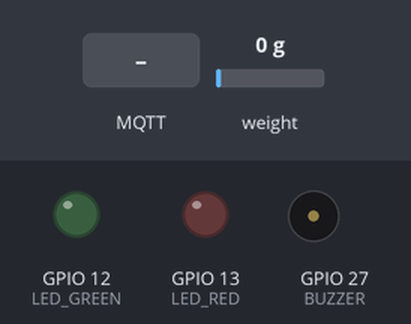
Recording of a sketch running on a simulated ESP32. Parts: output pins drawn as LEDs (lit = HIGH), buzzer (waves = sounding, pin HIGH). The test bench sets the inputs (shaded band); at power-on: weight on the scale 0 g. WiFi joins after 1.5 s; servers stay silent unless stated; the local clock reads 2024-03-15 10:24:30 at power-on unless the sketch sets it; EEPROM starts erased; no MQTT or app messages arrive unless stated; what the sketch prints to the serial monitor is not drawn.

Above: at 4.3 s.
4.4 s: weight on the scale set to 8 g
At 6.0 s:
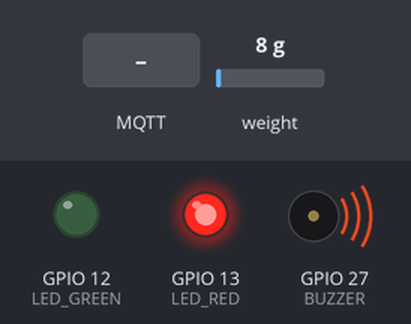
6.3 s: weight on the scale set to 11 g
At 7.3 s:
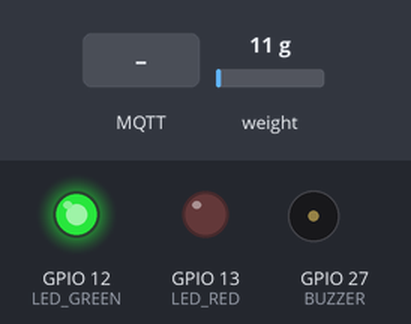
9.7 s: MQTT message "OFF" arrives on the first subscribed topic
At 10.6 s:
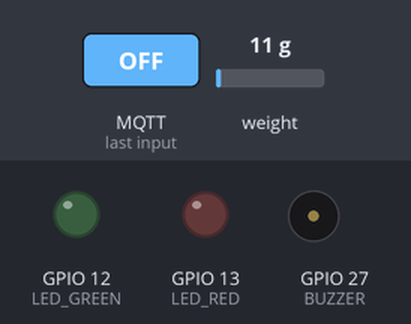
Timing chart, 0 to 12.7 s (numbered marks = the images above; inputs shaded):
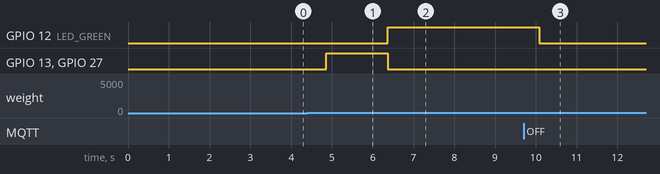

The sketch:

sketch_apr16a.ino
```cpp
// File chính: Nơi chứa hàm setup() và loop(), quản lý phần cứng (Loadcell HX711, LED, Còi) và logic điều phối trung tâm.

#define BLYNK_TEMPLATE_ID "TMPL6TqH7uSOy"
#define BLYNK_TEMPLATE_NAME "Anti Theft Scale"
#define BLYNK_AUTH_TOKEN "PUTUmi6KlFt1qXsqwbeurgzBAx_ZU7Lu"

#include <WiFi.h>
#include <BlynkSimpleEsp32.h>
#include "HX711.h"
#include "MqttControl.h"
#include "ScheduleControl.h"
#include "LogControl.h"
#include "TelegramControl.h" // Khai báo module Telegram

// --- KHỞI TẠO TERMINAL Ở FILE CHÍNH ---
WidgetTerminal terminal(V2);

// --- HÀM TRUNG GIAN (WRAPPER) ĐỂ CÁC FILE KHÁC GỌI KÉ BLYNK ---
void blynk_log_event(String event, String msg) {
  Blynk.logEvent(event.c_str(), msg.c_str());
}

void blynk_terminal_print(String msg) {
  terminal.println(msg);
  terminal.flush();
}

const int LED_RED = 13, LED_GREEN = 12, BUZZER = 27;
const int LOADCELL_DOUT_PIN = 4, LOADCELL_SCK_PIN = 5;

HX711 scale;
float calibration_factor = -231.15;
float threshold_weight = 10.0;

bool isSystemArmed = true;
bool isAlertActive = false;
unsigned long lastObjectDetectedTime = 0;
const unsigned long delayTime = 2000;

char ssid[] = "VNPT DONG HOANG";
char pass[] = "Nhaproima";

void setup() {
  pinMode(LED_RED, OUTPUT); pinMode(LED_GREEN, OUTPUT); pinMode(BUZZER, OUTPUT);
  Serial.begin(115200);

  Blynk.begin(BLYNK_AUTH_TOKEN, ssid, pass);
  scale.begin(LOADCELL_DOUT_PIN, LOADCELL_SCK_PIN);
  scale.set_scale(calibration_factor);
  scale.tare();

  setupMQTT();
  setupNTP();
  setupTelegram();

  lastObjectDetectedTime = millis();
  Serial.println("He thong san sang!");

  sendTelegramMessage("✅ Hệ thống cân chống trộm ESP32 đã khởi động và kết nối mạng thành công!");
}

void loop() {
  Blynk.run();
  handleMQTT();
  handleSchedule();

  if (isSystemArmed) {
    if (scale.is_ready()) {
      float weight = scale.get_units(5);
      if (weight >= threshold_weight) {
        lastObjectDetectedTime = millis();
        if (isAlertActive) stopAlert();
        else { digitalWrite(LED_GREEN, HIGH); digitalWrite(LED_RED, LOW); }
      } else {
        if (millis() - lastObjectDetectedTime > delayTime) {
          if (!isAlertActive) startAlert();
        }
      }
    }
  } else {
    if (isAlertActive) stopAlert();
    digitalWrite(LED_GREEN, LOW); digitalWrite(LED_RED, LOW);
  }
  delay(100);
}

void startAlert() {
  isAlertActive = true;
  digitalWrite(LED_GREEN, LOW); digitalWrite(LED_RED, HIGH); digitalWrite(BUZZER, HIGH);
  Blynk.virtualWrite(V1, "BỊ TRỘM!");

  sendAlertLog("thief_alert", "Vật đã bị lấy khỏi cân!");
}

void stopAlert() {
  isAlertActive = false;
  digitalWrite(BUZZER, LOW); digitalWrite(LED_RED, LOW); digitalWrite(LED_GREEN, HIGH);
  Blynk.virtualWrite(V1, "An toàn");

  sendSystemLog("Hệ thống đã về trạng thái An toàn.");
}

void armSystem(bool arm) {
  isSystemArmed = arm;
  lastObjectDetectedTime = millis();
  if (!arm && isAlertActive) stopAlert();
  publishStatus();

  sendSystemLog(arm ? "Hệ thống BẬT" : "Hệ thống TẮT");
}
```

LogControl.cpp
```cpp
// File thực thi (Source): Chứa code định dạng thời gian và đẩy log lên Serial Monitor cùng Blynk Terminal.

#include "LogControl.h"
#include <time.h>
#include "TelegramControl.h" // Thêm module Telegram
#include <WiFi.h>

String getCurrentTimeStr() {
  struct tm ti;
  if (!getLocalTime(&ti)) {
    return String(millis() / 1000) + "s";
  }
  char timeBuff[50];
  strftime(timeBuff, sizeof(timeBuff), "%H:%M:%S %d/%m/%Y", &ti);
  return String(timeBuff);
}

void sendSystemLog(String message) {
  String timeStamp = "[" + getCurrentTimeStr() + "] ";
  String fullMessage = timeStamp + message;

  // Gọi hàm wrapper thay vì gọi terminal.println
  blynk_terminal_print(fullMessage);
  Serial.println("LOG: " + fullMessage);
}

void sendAlertLog(String eventName, String message) {
  // 1. Báo qua Blynk Push Notification bằng hàm wrapper
  blynk_log_event(eventName, message);

  // 2. Ghi log Terminal
  sendSystemLog("CẢNH BÁO: " + message);

  // 3. BÁO QUA TELEGRAM
  String telegramMsg = "🚨 CẢNH BÁO CHỐNG TRỘM 🚨\n" + message + "\nLúc: " + getCurrentTimeStr();
  sendTelegramMessage(telegramMsg);
}
```

LogControl.h
```cpp
// File khai báo (Header): Chứa các nguyên mẫu hàm ghi chú lịch sử hoạt động và cảnh báo của hệ thống.

#ifndef LOG_CONTROL_H
#define LOG_CONTROL_H

#include <Arduino.h>
#include <WiFi.h>

// --- BÁO CHO TRÌNH BIÊN DỊCH BIẾT CÁC HÀM NÀY NẰM Ở FILE .INO ---
extern void blynk_log_event(String event, String msg);
extern void blynk_terminal_print(String msg);

// Hàm ghi log thông thường lên Terminal (chân V2)
void sendSystemLog(String message);

// Hàm ghi log cảnh báo (Gửi Push Notification + Ghi lên Terminal)
void sendAlertLog(String eventName, String message);

#endif
```

MqttControl.cpp
```cpp
#include "MqttControl.h"
#include "ScheduleControl.h"
#include "LogControl.h"
#include <WiFi.h>
#include <Arduino.h>

extern bool isSystemArmed;
extern void armSystem(bool arm);

const char* mqtt_server = "broker.hivemq.com";
WiFiClient espClient;
PubSubClient mqttClient(espClient);

void publishStatus() {
  if (mqttClient.connected()) {
    mqttClient.publish("chongtrom/status", isSystemArmed ? "ON" : "OFF");
  }
}

void callback(char* topic, byte* payload, unsigned int length) {
  String msg;
  for (int i = 0; i < length; i++) msg += (char)payload[i];

  if (msg == "ON") {
    armSystem(true);
    sendSystemLog("Nhận lệnh MQTT: BẬT hệ thống");
  }
  else if (msg == "OFF") {
    armSystem(false);
    sendSystemLog("Nhận lệnh MQTT: TẮT hệ thống");
  }
  else if (msg == "SCH_ON") toggleSchedule(true);
  else if (msg == "SCH_OFF") toggleSchedule(false);
  else if (msg.startsWith("SET_TIME:")) setAlarmTime(msg.substring(9));
}

void setupMQTT() {
  mqttClient.setServer(mqtt_server, 1883);
  mqttClient.setCallback(callback);
}

void handleMQTT() {
  if (!mqttClient.connected()) {
    if (mqttClient.connect("ESP32_AntiTheft_Client")) {
      mqttClient.subscribe("chongtrom/control");
      publishStatus();
    }
  }
  mqttClient.loop();
}
```

MqttControl.h
```cpp
// File khai báo (Header): Chứa các nguyên mẫu hàm cấu hình và xử lý sự kiện giao tiếp MQTT.

#ifndef MQTT_CONTROL_H
#define MQTT_CONTROL_H

#include <PubSubClient.h>

void setupMQTT();
void handleMQTT();
void publishStatus(); // Khai báo để Web đồng bộ

#endif
```

ScheduleControl.cpp
```cpp
#include "ScheduleControl.h"
#include "MqttControl.h"
#include <time.h>
#include <Preferences.h>
#include <Arduino.h>
#include "LogControl.h"

extern void armSystem(bool arm);
Preferences prefs;
bool isScheduleActive = false;
int schH = -1, schM = -1;
bool triggered = false;

void setupNTP() {
  configTime(7 * 3600, 0, "pool.ntp.org", "time.google.com");

  prefs.begin("alarm", false);
  isScheduleActive = prefs.getBool("active", false);
  schH = prefs.getInt("h", 0);
  schM = prefs.getInt("m", 0);
  prefs.end();

  isScheduleActive = true; // ÉP NÓ LUÔN BẬT, KHÔNG CẦN LỆNH TỪ WEB NỮA

  Serial.println("[NTP] DA EP CHE DO HEN GIO SANG ON!");
}

void toggleSchedule(bool s) {
  isScheduleActive = s;
  prefs.begin("alarm", false);
  prefs.putBool("active", s);
  prefs.end();
  Serial.printf("[MQTT] Da doi trang thai Hen gio: %s\n", s ? "BAT (ON)" : "TAT (OFF)");
}

void setAlarmTime(String t) {
  int col = t.indexOf(':');
  if (col != -1) {
    schH = t.substring(0, col).toInt();
    schM = t.substring(col + 1).toInt();
    prefs.begin("alarm", false);
    prefs.putInt("h", schH); prefs.putInt("m", schM);
    prefs.end();
    Serial.printf("[MQTT] Da nhan gio hen: %02d:%02d\n", schH, schM);
  }
}

void handleSchedule() {
  struct tm ti;
  // Nếu chưa lấy được giờ từ Internet thì báo lỗi
  if (!getLocalTime(&ti)) {
    static unsigned long lastErr = 0;
    if (millis() - lastErr > 5000) {
      Serial.println("-> Dang cho Internet cap nhat gio...");
      lastErr = millis();
    }
    return;
  }

  // --- DÒNG NÀY ĐỂ ÔNG BAT QUA TANG NO DAY ---
  static int lastSec = -1;
  if (ti.tm_sec != lastSec) {
    Serial.printf("Chip hieu: %02d:%02d:%02d | Hen: %02d:%02d | Che do: %s\n",
                  ti.tm_hour, ti.tm_min, ti.tm_sec, schH, schM, isScheduleActive ? "DANG BAT" : "DANG TAT");
    lastSec = ti.tm_sec;
  }

  // Phải bật chế độ Hẹn giờ trên Web (isScheduleActive) mới kích hoạt
  if (isScheduleActive && ti.tm_hour == schH && ti.tm_min == schM) {
    if (!triggered) {
      Serial.println(">>> KHỚP GIỜ RỒI! DANG KICH HOAT...");
      armSystem(true);

      // Ghi log báo hệ thống tự bật theo lịch
      sendSystemLog("Tự động BẬT hệ thống (Khớp giờ hẹn: " + String(schH) + ":" + String(schM) + ")");

      triggered = true;
    }
  } else {
    triggered = false;
  }
}
```

ScheduleControl.h
```cpp
// File khai báo (Header): Chứa các nguyên mẫu hàm đồng bộ thời gian NTP và quản lý lịch trình bật/tắt.

#ifndef SCHEDULE_CONTROL_H
#define SCHEDULE_CONTROL_H
#include <Arduino.h>

void setupNTP();
void handleSchedule();
void setAlarmTime(String t);
void toggleSchedule(bool s);

#endif
```

TelegramControl.cpp
```cpp
#include "TelegramControl.h"
#include <WiFiClientSecure.h>
#include <UniversalTelegramBot.h>
#include <ArduinoJson.h>
#include <WiFi.h>

// --- THAY THẾ THÔNG TIN CỦA BẠN VÀO 2 DÒNG DƯỚI ĐÂY ---
#define BOT_TOKEN "8652268633:AAHTYK5c6s6dVpGE8zHXlnc5dP6kro_c6BI"
#define CHAT_ID "8693207646"

WiFiClientSecure secured_client;
UniversalTelegramBot bot(BOT_TOKEN, secured_client);

void setupTelegram() {
  secured_client.setInsecure(); // Cần thiết để kết nối HTTPS tới Telegram
  Serial.println("[Telegram] Đã khởi tạo kết nối bảo mật.");
}

void sendTelegramMessage(String message) {
  if (WiFi.status() == WL_CONNECTED) {
    Serial.println("[Telegram] Đang gửi tin nhắn...");
    bool isSent = bot.sendMessage(CHAT_ID, message, "");
    if (isSent) {
      Serial.println("[Telegram] Gửi thành công!");
    } else {
      Serial.println("[Telegram] Lỗi: Gửi thất bại.");
    }
  } else {
    Serial.println("[Telegram] Không có WiFi, bỏ qua gửi tin nhắn.");
  }
}
```

TelegramControl.h
```cpp
// File khai báo (Header): Chứa các nguyên mẫu hàm khởi tạo kết nối bảo mật và gửi tin nhắn Telegram.

#ifndef TELEGRAM_CONTROL_H
#define TELEGRAM_CONTROL_H

#include <Arduino.h>
#include <WiFi.h>

void setupTelegram();
void sendTelegramMessage(String message);

#endif
```

Measured:
- the behaviour switches between 9 and 10 g on weight on the scale (found by bisection; images 1 and 2)
- after the input at 6.3 s, GPIO 12 (LED_GREEN): LOW → HIGH after 0.07 s; GPIO 13 (LED_RED), GPIO 27 (BUZZER): HIGH → LOW after 0.07 s
- after the input at 9.7 s, GPIO 12 (LED_GREEN): HIGH → LOW after 0.39 s
